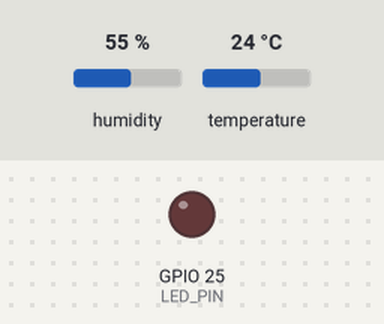
Simulated run of this sketch. Board: ESP32. Shown: output pins drawn as LEDs (lit = HIGH). The inputs (shaded band) are chosen by the test bench; at power-on: temperature 24 °C, humidity 55 %. WiFi joins after 1.5 s; servers stay silent unless stated; no MQTT or app messages arrive unless stated; what the sketch prints to the serial monitor is not drawn.

Above: at 2.7 s.
2.8 s: temperature set to 39.1 °C
16.6 s: temperature set to 40.6 °C
At 20.9 s:
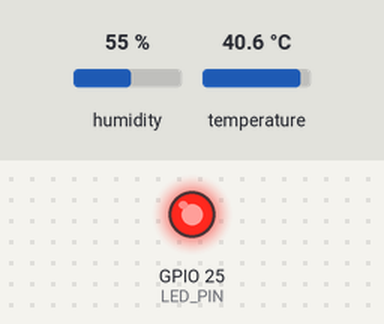
30.4 s: temperature set to 12 °C
At 40.9 s:
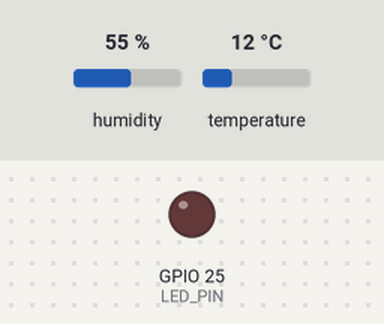
44.2 s: temperature set to 41 °C
At 50.9 s:
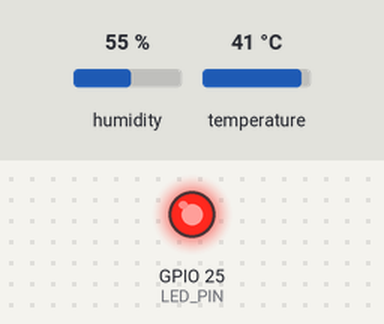
Timing chart, 0 to 52.4 s (numbered marks = the images above; inputs shaded):
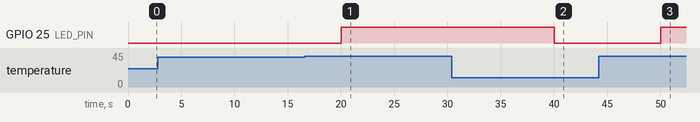

Measured:
- the behaviour switches between 39.9 and 40 °C on temperature (found by bisection; images 0 and 1)
- after the input at 2.8 s, every drawn part: stays the same
- after the input at 16.6 s, GPIO 25 (LED_PIN): LOW → HIGH after 3.4 s
- after the input at 30.4 s, GPIO 25 (LED_PIN): HIGH → LOW after 9.6 s
- after the input at 44.2 s, GPIO 25 (LED_PIN): LOW → HIGH after 5.8 s

The sketch:

sketch.ino
```cpp
// Projet 1 — ESP32 + DHT22 + LED → ThingsBoard (MQTT)

#include <WiFi.h>
#include <PubSubClient.h>
#include <DHTesp.h>
#include <ArduinoJson.h>

#define MQTT_MAX_PACKET_SIZE 512

#if __has_include("secrets.h")
#include "secrets.h"
#else
#define TB_HOST "eu.thingsboard.cloud"
#define TB_PORT 1883
#define TB_ACCESS_TOKEN "REMPLACER_PAR_VOTRE_TOKEN"
#define DEVICE_LATITUDE 14.6928
#define DEVICE_LONGITUDE -17.4467
#endif

const char* WIFI_SSID = "Wokwi-GUEST";
const char* WIFI_PASS = "";

const int DHT_PIN = 18;
const int LED_PIN = 25;
const unsigned long TELEMETRY_INTERVAL_MS = 10000;

DHTesp dhtSensor;
WiFiClient wifiClient;
PubSubClient mqttClient(wifiClient);

unsigned long lastTelemetry = 0;
bool attributesSent = false;

void printSensorLine(float humidity, float temperature) {
  Serial.printf("#%.0f, %.1f\n", humidity, temperature);
}

void connectWiFi() {
  WiFi.mode(WIFI_STA);
  WiFi.begin(WIFI_SSID, WIFI_PASS);
  Serial.print("Wi-Fi");
  while (WiFi.status() != WL_CONNECTED) {
    delay(500);
    Serial.print(".");
  }
  Serial.println(" OK");
}

void connectMQTT() {
  mqttClient.setServer(TB_HOST, TB_PORT);
  while (!mqttClient.connected()) {
    Serial.print("MQTT");
    if (mqttClient.connect("esp32-dht22", TB_ACCESS_TOKEN, nullptr)) {
      Serial.println(" OK");
    } else {
      Serial.printf(" rc=%d\n", mqttClient.state());
      delay(5000);
    }
  }
}

void sendClientAttributes() {
  StaticJsonDocument<128> doc;
  doc["latitude"] = DEVICE_LATITUDE;
  doc["longitude"] = DEVICE_LONGITUDE;
  doc["city"] = "Dakar";
  char buffer[128];
  size_t len = serializeJson(doc, buffer);
  mqttClient.publish("v1/devices/me/attributes", buffer, len);
  attributesSent = true;
}

void publishTelemetry(float humidity, float temperature) {
  StaticJsonDocument<192> doc;
  doc["humidity"] = humidity;
  doc["temperature"] = temperature;
  doc["latitude"] = DEVICE_LATITUDE;
  doc["longitude"] = DEVICE_LONGITUDE;
  doc["ledAlert"] = (temperature >= 40.0);

  char buffer[192];
  size_t len = serializeJson(doc, buffer);
  mqttClient.publish("v1/devices/me/telemetry", buffer, len);
  printSensorLine(humidity, temperature);
}

void setup() {
  Serial.begin(115200);
  pinMode(LED_PIN, OUTPUT);
  dhtSensor.setup(DHT_PIN, DHTesp::DHT22);
  connectWiFi();
  connectMQTT();
  sendClientAttributes();
}

void loop() {
  if (WiFi.status() != WL_CONNECTED) {
    connectWiFi();
  }
  if (!mqttClient.connected()) {
    connectMQTT();
    attributesSent = false;
  }
  mqttClient.loop();

  if (!attributesSent) {
    sendClientAttributes();
  }

  unsigned long now = millis();
  if (now - lastTelemetry < TELEMETRY_INTERVAL_MS) {
    return;
  }
  lastTelemetry = now;

  TempAndHumidity data = dhtSensor.getTempAndHumidity();
  if (isnan(data.temperature) || isnan(data.humidity)) {
    Serial.println("DHT22: erreur lecture");
    return;
  }

  digitalWrite(LED_PIN, data.temperature >= 40.0 ? HIGH : LOW);
  publishTelemetry(data.humidity, data.temperature);
}
```

secrets.example.h
```cpp
#pragma once

// Copier en secrets.h — ne pas versionner secrets.h
//
// Region ThingsBoard (meme URL que dans le navigateur, sans https://) :
//   EU  : eu.thingsboard.cloud
//   US  : thingsboard.cloud

#define TB_HOST "eu.thingsboard.cloud"
#define TB_PORT 1883
#define TB_ACCESS_TOKEN "VOTRE_ACCESS_TOKEN_ICI"

#define DEVICE_LATITUDE 14.6928
#define DEVICE_LONGITUDE -17.4467
```
